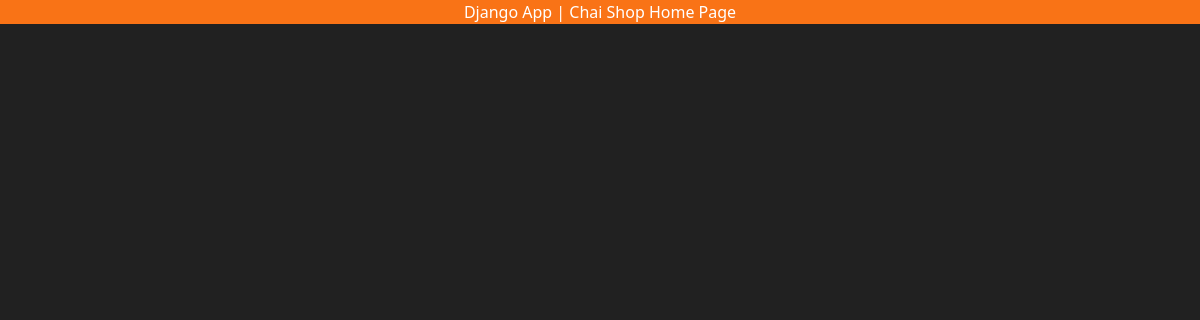
The app's page /jango/, older data.
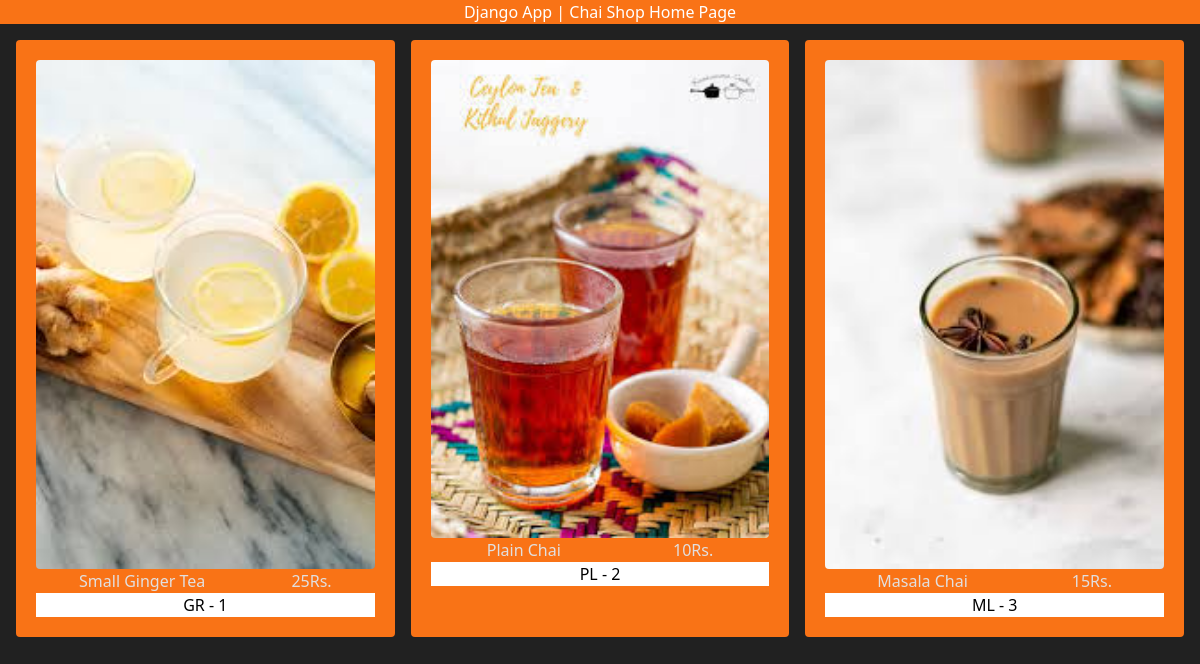
The same page, newer data.
### jango_app/models.py (models this page shows, shortened)
class ChaiVariety(models.Model):
    CHAI_TYPE_CHOICE = [
        ("ML", "MASALA"),
        ("GR", "GINGER"),
        ("KL", "KIWI"),
        ("PL", "PLAIN"),
        ("EL", "ELACHI"),
    ]
    name = models.CharField(max_length=100)
    image = models.ImageField(upload_to="chais/")
    date_added = models.DateTimeField(default=timezone.now)
    type = models.CharField(max_length=2, choices=CHAI_TYPE_CHOICE)
    description = models.TextField(default='')
    price = models.SmallIntegerField(default=10.00)

### jango_app/views.py (the view)
# urls.py: path('', views.all_jango, name="all_jango"),
def all_jango(request):
    chais = ChaiVariety.objects.all()
    return render(request, 'jango_app/all_jango.html', {'chais':chais})

### jango_app/templates/jango_app/all_jango.html (shortened to what this page needs)
{% extends "layout.html" %}
{% block content %}
<h1 class= "bg-orange-500 text-white">Django App | Chai Shop Home Page</h1>
<div class='grid grid-cols-3 gap-4 m-4'>
{% for chai in chais %}
    <div class="bg-orange-500 p-5 rounded">
        <img class="rounded w-full h-auto" src="{{chai.image.url}}" alt="">
        <div class="flex justify-around">
            <h3>{{chai.name}}</h3>
            <h5>{{chai.price}}Rs.</h5>
        </div>
        <a href="{% url 'chai_description' chai.id %}">
            <button type="button" class="w-full bg-white text-black">
                {{chai.type}} - {{chai.id}}
            </button>
        </a>
    </div>
{% endfor %}
</div>
{% endblock %}

### templates/layout.html (shortened to what this page needs)
{% load static tailwind_tags %}
{% load static %}
<!DOCTYPE html>
<html lang="en">
<head>
    <link rel="stylesheet" href="{% static 'style.css' %}">
    {% tailwind_css %}
</head>
<body>
    {% block content %}{% endblock %}
</body>
</html>

### static/style.css (style rules this page uses)
body { background-color: #212121; color: rgb(226, 223, 223); }
h1 { text-align: center; }

Row changes from the older to the newer data that the page shows:
added ChaiVariety: image (picture), name "Small Ginger Tea", price "25", type "GR", id "1"
added ChaiVariety: image (picture), name "Plain Chai", price "10", type "PL", id "2"
added ChaiVariety: image (picture), name "Masala Chai", price "15", type "ML", id "3"
